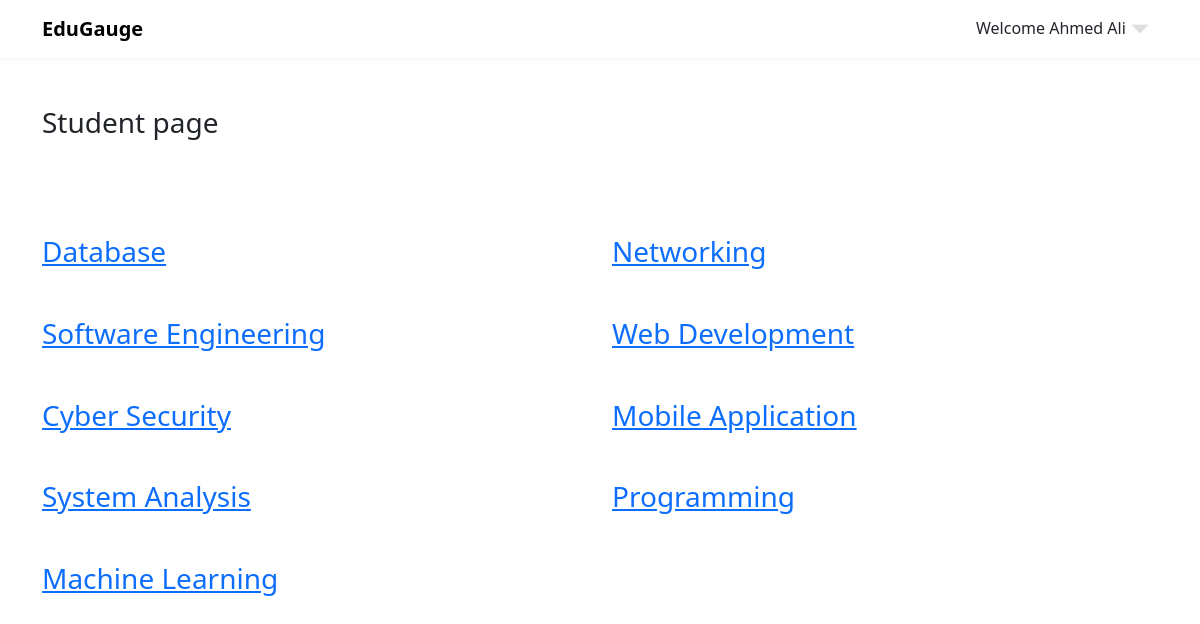
The app's page /student (signed in) with its own data.
### app.py (models this page shows)
class Course(db.Model):
    id = db.Column(db.Integer, primary_key=True, autoincrement=True)
    name = db.Column(db.String(255), unique=True, nullable=False)
    doctor_id = db.Column(db.Integer, db.ForeignKey('doctor.id'))
    questions = db.relationship('Questions', backref='courses', lazy=True)
    scores = db.relationship('Score', backref='courses', lazy=True)

### app.py (the view)
@myapp.route("/student", methods=['GET', 'POST'])
def studentIndex():
    if 'user_id' not in session:
        return redirect(url_for('studentLogin'))
    activeindex = "active"
    with myapp.app_context():
        courses = Course.query.all()
    return render_template('student/student.html', title="Home Page", activeIndex=activeindex, session=session,courses=courses )

### templates/student/student.html (shortened to what this page needs)
{% extends 'base.html' %}
{% block link %}
<link rel="stylesheet" href="{{ url_for('static' , filename='css/student.css') }}">
{% endblock %}
{% block body %}
<div class="container">
    <h3 class="mt-5 mb-5">Student page</h3>
    <div class="row pt-5">
        {% if courses %}
            {%for course in courses%}
                <div class="col-md-6">
                    <h3 class="mb-5"><a href="{{url_for('course_details', course_id=course.id)}}"> {{ course.name }} </a></h3>
                </div>
            {% endfor %}
        {% endif %}
    </div>
</div>
{% endblock %}

### static/css/layout.css (style rules this page uses)
* { box-sizing: border-box; }
:root { --white-color: #FFFFFF; --primary-color: #f44749; --secondary-color: #f3af24; --section-bg-color: #F9F9F9; --dark-color: #000000; --title-color: #565758; --news-title-color: #292828; --p-color: #717275; --border-color: #eaeaea; --body-font-family: 'Montserrat', sans-serif; }
body { background: var(--white-color); font-family: var(--body-font-family); position: relative; }

### records on screen
Course: name "Database"
Course: name "Networking"
Course: name "Software Engineering"
Course: name "Web Development"
Course: name "Cyber Security"
Course: name "Mobile Application"
Course: name "System Analysis"
Course: name "Programming"
Course: name "Machine Learning"

### other values on screen
{{ session['doctor_name'] }} "Ahmed Ali"
